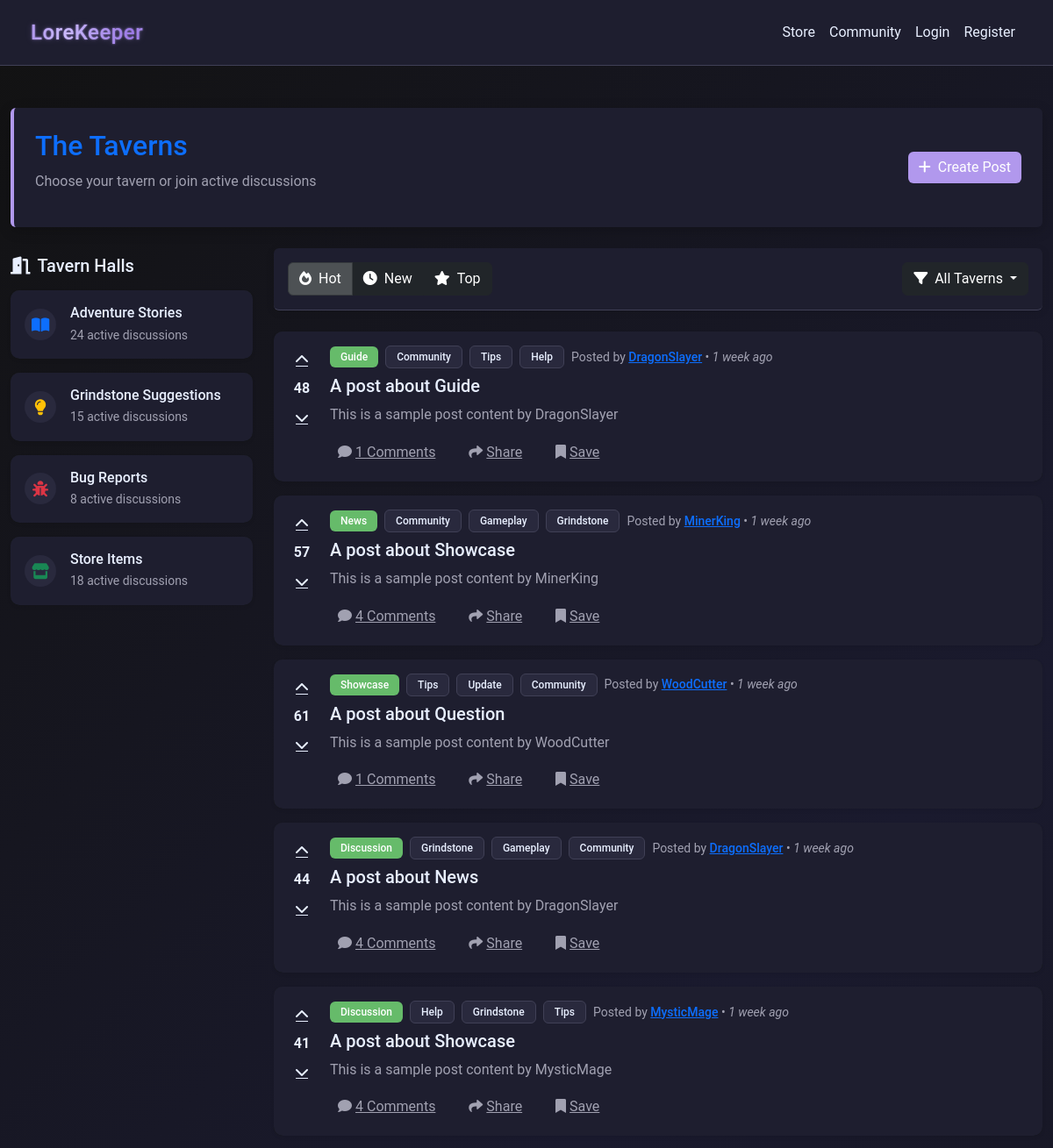
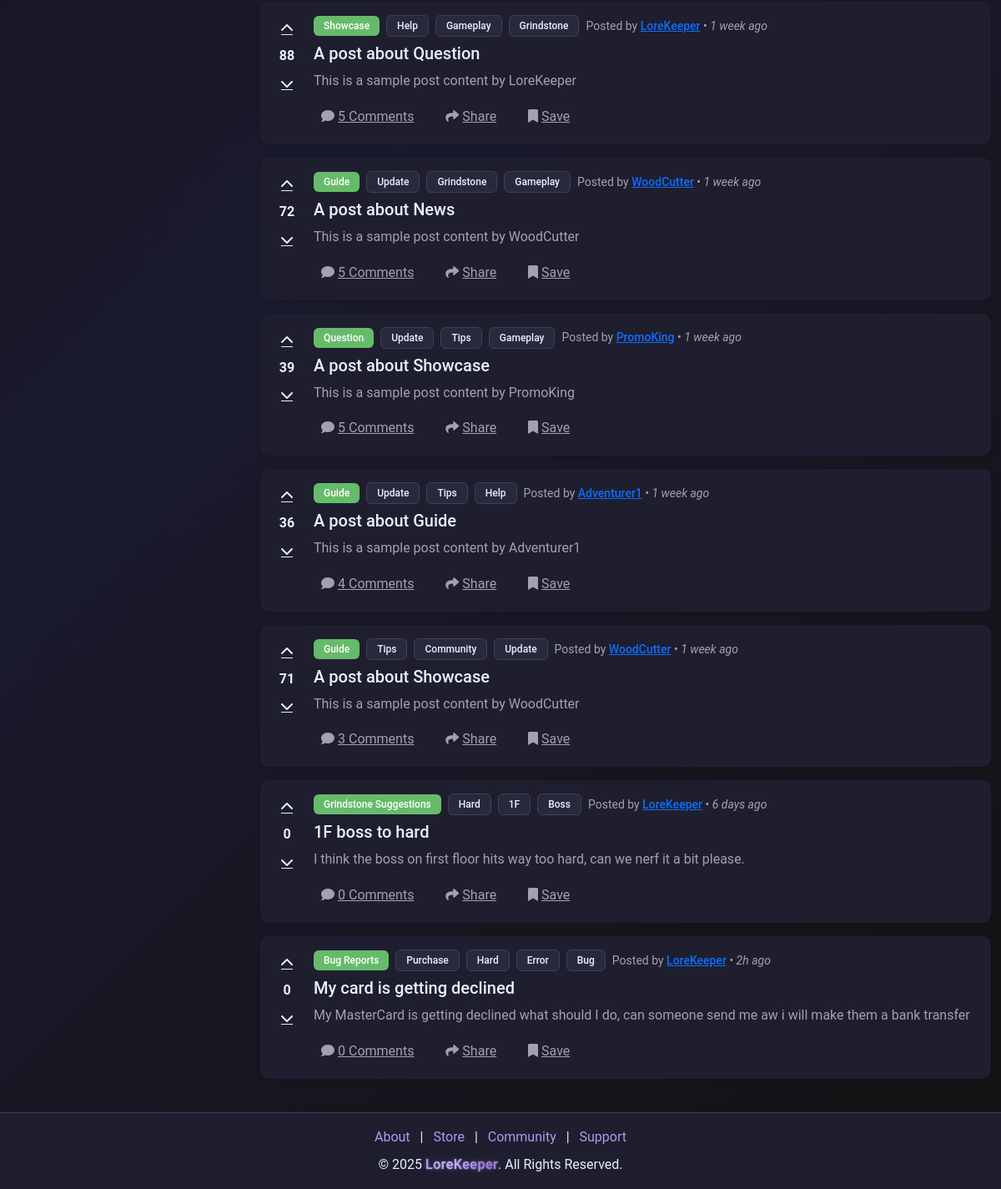
The app's page /community with its own data (2 pictures, top to bottom).
### models.py (models this page shows)
class CommunityPost(db.Model):
    __tablename__ = "community_posts"
    id = db.Column(db.Integer, primary_key=True)
    creator_id = db.Column(
        db.Integer, db.ForeignKey("users.id"), nullable=False, index=True
    )
    title = db.Column(db.String(255), nullable=False)
    content = db.Column(db.Text, nullable=False)
    category = db.Column(db.String(255), nullable=False)
    parent_id = db.Column(
        db.Integer, db.ForeignKey("community_posts.id"), nullable=True
    )
    tags = db.Column(db.String(255))
    upvotes = db.Column(db.Integer, default=0)
    downvotes = db.Column(db.Integer, default=0)
    created_at = db.Column(db.DateTime, default=datetime.utcnow)
    replies = db.relationship(
        "CommunityReply", back_populates="post", lazy=True, cascade="all, delete-orphan"
    )
    creator = db.relationship("User", back_populates="community_posts")

### app.py (the view)
@app.route("/community")
def community():
    reply_counts = (
        db.session.query(
            CommunityReply.post_id, func.count(CommunityReply.id).label("reply_count")
        )
        .group_by(CommunityReply.post_id)
        .subquery()
    )
    posts = (
        db.session.query(
            CommunityPost,
            User.username.label("creator_username"),
            func.coalesce(reply_counts.c.reply_count, 0).label("total_comments"),
        )
        .join(User, CommunityPost.creator_id == User.id)
        .outerjoin(reply_counts, CommunityPost.id == reply_counts.c.post_id)
        .all()
    )
    formatted_posts = []
    for post, username, total_comments in posts:
        post_dict = {
            "id": post.id,
            "title": post.title,
            "content": post.content,
            "category": post.category,
            "tags": post.tags.split(",") if post.tags else [],
            "total_comments": total_comments,
            "upvotes": post.upvotes,
            "downvotes": post.downvotes,
            "created_at": post.created_at,
            "creator_id": post.creator_id,
            "creator_username": username,
        }
        formatted_posts.append(post_dict)
    return render_template("forms_index.html", posts=formatted_posts)

### templates/forms_index.html (shortened to what this page needs)
{% extends "nav_footer_template.html" %}
{% block content %}
<div class="content-wrapper">
    <div class="container-fluid py-4">
        <div class="row mb-4">
            <div class="col-12">
                <div class="forums-header p-4 rounded">
                    <div class="d-flex justify-content-between align-items-center">
                <div>
                    <h1 class="h2 text-primary mb-2">The Taverns</h1>
                    <p class="text-muted">Choose your tavern or join active discussions</p>
                </div>
                        <a href="/community/create_post" class="btn btn-primary btn-glow">
                    <i class="fas fa-plus me-2"></i>Create Post
                        </a>
                    </div>
                </div>
            </div>
        </div>
        <div class="row g-4">
            <div class="col-lg-3">
                <div class="sticky-top pt-2" style="top: 1rem;">
                    <h5 class="text-light mb-3"><i class="fas fa-door-open me-2"></i>Tavern Halls</h5>
                    <div class="card bg-dark border-0 shadow-sm mb-3 tavern-card" data-tavern="Adventure Stories">
                        <div class="card-body p-3">
                            <div class="d-flex align-items-center">
                                <div class="tavern-icon me-3">
                                    <i class="fas fa-book-open text-primary"></i>
                                </div>
                                <div class="flex-grow-1">
                                    <h6 class="mb-1">Adventure Stories</h6>
                                    <div class="small text-muted">24 active discussions</div>
                                </div>
                            </div>
                        </div>
                    </div>
                    <div class="card bg-dark border-0 shadow-sm mb-3 tavern-card" data-tavern="Grindstone Suggestions">
                        <div class="card-body p-3">
                            <div class="d-flex align-items-center">
                                <div class="tavern-icon me-3">
                                    <i class="fas fa-lightbulb text-warning"></i>
                                </div>
                                <div class="flex-grow-1">
                                    <h6 class="mb-1">Grindstone Suggestions</h6>
                                    <div class="small text-muted">15 active discussions</div>
                                </div>
                            </div>
                        </div>
                    </div>
                    <div class="card bg-dark border-0 shadow-sm mb-3 tavern-card" data-tavern="Bug Reports">
                        <div class="card-body p-3">
                            <div class="d-flex align-items-center">
                                <div class="tavern-icon me-3">
                                    <i class="fas fa-bug text-danger"></i>
                                </div>
                                <div class="flex-grow-1">
                                    <h6 class="mb-1">Bug Reports</h6>
                                    <div class="small text-muted">8 active discussions</div>
                                </div>
                            </div>
                        </div>
                    </div>
                    <div class="card bg-dark border-0 shadow-sm mb-3 tavern-card" data-tavern="Store Items">
                        <div class="card-body p-3">
                            <div class="d-flex align-items-center">
                                <div class="tavern-icon me-3">
                                    <i class="fas fa-store text-success"></i>
                                </div>
                                <div class="flex-grow-1">
                                    <h6 class="mb-1">Store Items</h6>
                                    <div class="small text-muted">18 active discussions</div>
                                </div>
                            </div>
                        </div>
                    </div>
                </div>
            </div>
            <div class="col-lg-9">
                <div class="forums-filter-bar p-3 rounded mb-4">
                    <div class="d-flex justify-content-between align-items-center">
                    <div class="btn-group">
                        <button type="button" class="btn btn-dark active">
                            <i class="fas fa-fire me-2"></i>Hot
                        </button>
                        <button type="button" class="btn btn-dark">
                            <i class="fas fa-clock me-2"></i>New
                        </button>
                        <button type="button" class="btn btn-dark">
                            <i class="fas fa-star me-2"></i>Top
                        </button>
                    </div>
                    <div class="dropdown">
                        <button class="btn btn-dark dropdown-toggle" type="button" data-bs-toggle="dropdown">
                                <i class="fas fa-filter me-2"></i>All Taverns
                        </button>
                        </div>
                    </div>
                </div>
                <div class="posts-container">
                    {% for post in posts %}
                    <div class="card bg-dark border-0 shadow-sm mb-3 post-card">
                        <div class="card-body p-3">
                            <div class="d-flex">
                                <div class="vote-controls me-3 d-flex flex-column align-items-center">
                                    <button class="btn btn-link text-light p-1 vote-btn" title="Upvote" data-post-id="{{post.id}}">
                                        <i class="fas fa-chevron-up"></i>
                                    </button>
                                    <div class="vote-count fw-bold my-1">{{post.upvotes - post.downvotes}}</div>
                                    <button class="btn btn-link text-light p-1 vote-btn" title="Downvote" data-post-id="{{post.id}}">
                                        <i class="fas fa-chevron-down"></i>
                                    </button>
                                </div>
                                <div class="post-content flex-grow-1">
                                    <div class="d-flex align-items-center mb-2">
                                        <span class="badge bg-success me-2">{{post.category}}</span>
                                        {% for tag in post.tags %}
                                        <span class="badge bg-secondary me-2">{{tag.title()}}</span>
                                        {% endfor %}
                                        <small class="text-muted">Posted by <a href="/user/{{post.creator_id}}" class="text-primary post-author" data-user-id="{{post.creator_id}}">{{post.creator_username|default('User')}}</a> • <span class="post-date" data-date="{{post.created_at}}">{{post.created_at}}</span></small>
                                    </div>
                                    <h5 class="mb-2">
                                        <a href="/community/post/{{post.id}}" class="text-light text-decoration-none hover-primary">{{post.title}}</a>
                                    </h5>
                                    <p class="text-muted mb-2">{{post.content}}</p>
                                    <div class="post-actions">
                                        <button class="btn btn-link text-muted p-0 me-3 post-action-btn">
                                            <i class="fas fa-comment me-1"></i>{{post.total_comments|default('0')}} Comments
                                        </button>
                                        <button class="btn btn-link text-muted p-0 me-3 post-action-btn">
                                            <i class="fas fa-share me-1"></i>Share
                                        </button>
                                        <button class="btn btn-link text-muted p-0 post-action-btn">
                                            <i class="fas fa-bookmark me-1"></i>Save
                                        </button>
                                    </div>
                                </div>
                            </div>
                        </div>
                    </div>
                    {% endfor %}
                </div>
            </div>
        </div>
    </div>
</div>
{% endblock %}

### templates/nav_footer_template.html (shortened to what this page needs)
<!doctype html>
<html lang="en">
  <head>
    <link
      href="https://cdn.jsdelivr.net/npm/bootstrap@5.3.0-alpha3/dist/css/bootstrap.min.css"
      rel="stylesheet"
    />
    <link
      rel="stylesheet"
      href="https://cdnjs.cloudflare.com/ajax/libs/font-awesome/6.0.0/css/all.min.css"
    />
    <link
      href="{{ url_for('static', filename='css/style.css') }}"
      rel="stylesheet"
    />
  </head>
  <body>
    <nav class="navbar navbar-expand-lg navbar-dark">
      <div class="container">
        <a class="navbar-brand glow" href="/">LoreKeeper</a>
        <div class="collapse navbar-collapse" id="navbarNav">
          <ul class="navbar-nav ms-auto">
            <li class="nav-item">
              <a
                class="nav-link {{ 'active' if request.path == '/store' }}"
                href="/store"
                >Store</a
              >
            </li>
            <li class="nav-item">
              <a
                class="nav-link {{ 'active' if request.path.startswith('/community') }}"
                href="/community"
                >Community</a
              >
            </li>
            {% if session.get('user_id') %}
            {% if session.get('privilege_id') == 2 or
            session.get('privilege_id') == 999 %}
            <li class="nav-item dropdown">
              <a
                class="nav-link dropdown-toggle"
                href="#"
                role="button"
                data-bs-toggle="dropdown"
              >
                Vendor
              </a>
              <ul class="dropdown-menu dropdown-menu-dark">
                <li>
                  <a class="dropdown-item" href="/vendor/dashboard"
                    >Dashboard</a
                  >
                </li>
              </ul>
            </li>
            {% endif %}
            {% if session.get('privilege_id') >= 998 %}
            <li class="nav-item dropdown">
              <a
                class="nav-link dropdown-toggle"
                href="#"
                role="button"
                data-bs-toggle="dropdown"
              >
                Management
              </a>
              <ul class="dropdown-menu dropdown-menu-dark">
                <li>
                  <a
                    class="dropdown-item"
                    href="{{ url_for('moderator_dashboard') }}"
                    >Moderation Dashboard</a
                  >
                </li>
                {% if session.get('privilege_id') == 999 %}
                <li>
                  <hr class="dropdown-divider" />
                </li>
                <li>
                  <a
                    class="dropdown-item"
                    href="{{ url_for('admin_dashboard') }}"
                    >Admin Dashboard</a
                  >
                </li>
                {% endif %}
              </ul>
            </li>
            {% endif %}
            <li class="nav-item dropdown">
              <a
                class="nav-link dropdown-toggle"
                href="#"
                role="button"
                data-bs-toggle="dropdown"
              >
                {{ session['username'] }}
              </a>
              <ul class="dropdown-menu dropdown-menu-dark">
                <li><a class="dropdown-item" href="/account">My Account</a></li>
                <li><a class="dropdown-item" href="/support">Support</a></li>
                <li>
                  <hr class="dropdown-divider" />
                </li>
                <li>
                  <a class="dropdown-item text-danger" href="/logout">Logout</a>
                </li>
              </ul>
            </li>
            {% else %}
            <li class="nav-item">
              <a class="nav-link" href="/login">Login</a>
            </li>
            <li class="nav-item">
              <a class="nav-link" href="/register">Register</a>
            </li>
            {% endif %}
          </ul>
        </div>
      </div>
    </nav>
    <div class="content-wrapper">{% block content %}{% endblock %}</div>
    <footer class="text-center text-light py-3">
      <div class="container">
        <div class="footer-links mb-2">
          <a href="/about" class="mx-2">About</a> |
          <a href="/store" class="mx-2">Store</a> |
          <a href="/community" class="mx-2">Community</a> |
          <a href="/support" class="mx-2">Support</a>
        </div>
        <p class="mb-0">
          © 2025 <span class="glow">LoreKeeper</span>. All Rights Reserved.
        </p>
      </div>
    </footer>
  </body>
</html>

### records on screen
CommunityPost: upvotes "48", category "Guide", title "Community" "Tips" "Help", creator_username "DragonSlayer", title "A post about Guide", content "This is a sample post content by DragonSlayer", total_comments "1"
CommunityPost: upvotes "57", category "News", title "Community" "Gameplay" "Grindstone", creator_username "MinerKing", title "A post about Showcase", content "This is a sample post content by MinerKing", total_comments "4"
CommunityPost: upvotes "61", category "Showcase", title "Tips" "Update" "Community", creator_username "WoodCutter", title "A post about Question", content "This is a sample post content by WoodCutter", total_comments "1"
CommunityPost: upvotes "44", category "Discussion", title "Grindstone" "Gameplay" "Community", creator_username "DragonSlayer", title "A post about News", content "This is a sample post content by DragonSlayer", total_comments "4"
CommunityPost: upvotes "41", category "Discussion", title "Help" "Grindstone" "Tips", creator_username "MysticMage", title "A post about Showcase", content "This is a sample post content by MysticMage", total_comments "4"
CommunityPost: upvotes "88", category "Showcase", title "Help" "Gameplay" "Grindstone", creator_username "LoreKeeper", title "A post about Question", content "This is a sample post content by LoreKeeper", total_comments "5"
CommunityPost: upvotes "72", category "Guide", title "Update" "Grindstone" "Gameplay", creator_username "WoodCutter", title "A post about News", content "This is a sample post content by WoodCutter", total_comments "5"
CommunityPost: upvotes "39", category "Question", title "Update" "Tips" "Gameplay", creator_username "PromoKing", title "A post about Showcase", content "This is a sample post content by PromoKing", total_comments "5"
CommunityPost: post.upvotes-post.downvotes "36", category "Guide", title "Update" "Tips" "Help", creator_username "Adventurer1", title "A post about Guide", content "This is a sample post content by Adventurer1", total_comments "4"
CommunityPost: upvotes "71", category "Guide", title "Tips" "Community" "Update", creator_username "WoodCutter", title "A post about Showcase", content "This is a sample post content by WoodCutter", total_comments "3"
CommunityPost: upvotes "0", category "Grindstone Suggestions", title "Hard" "1F" "Boss", creator_username "LoreKeeper", title "1F boss to hard", content "I think the boss on first floor hits way too hard, can we nerf it a bit please.", total_comments "0"
CommunityPost: upvotes "0", category "Bug Reports", title "Purchase" "Hard" "Error" "Bug", creator_username "LoreKeeper", title "My card is getting declined", content "My MasterCard is getting declined what should I do, can someone send me aw i will make them a bank transfer", total_comments "0"
